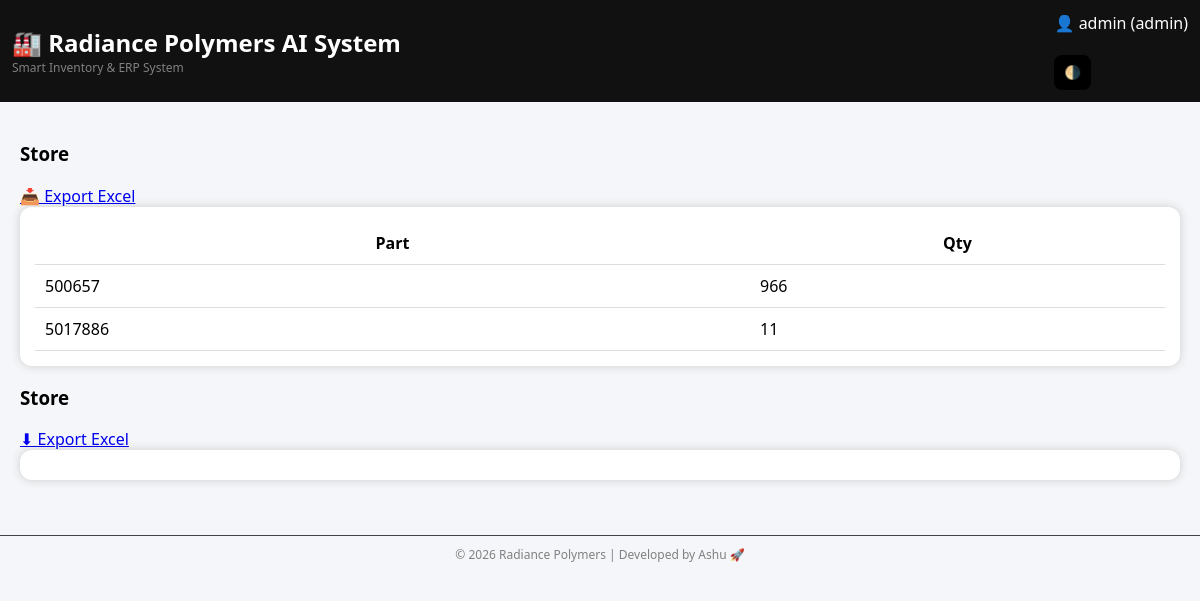
The app's page /store (signed in), older data.
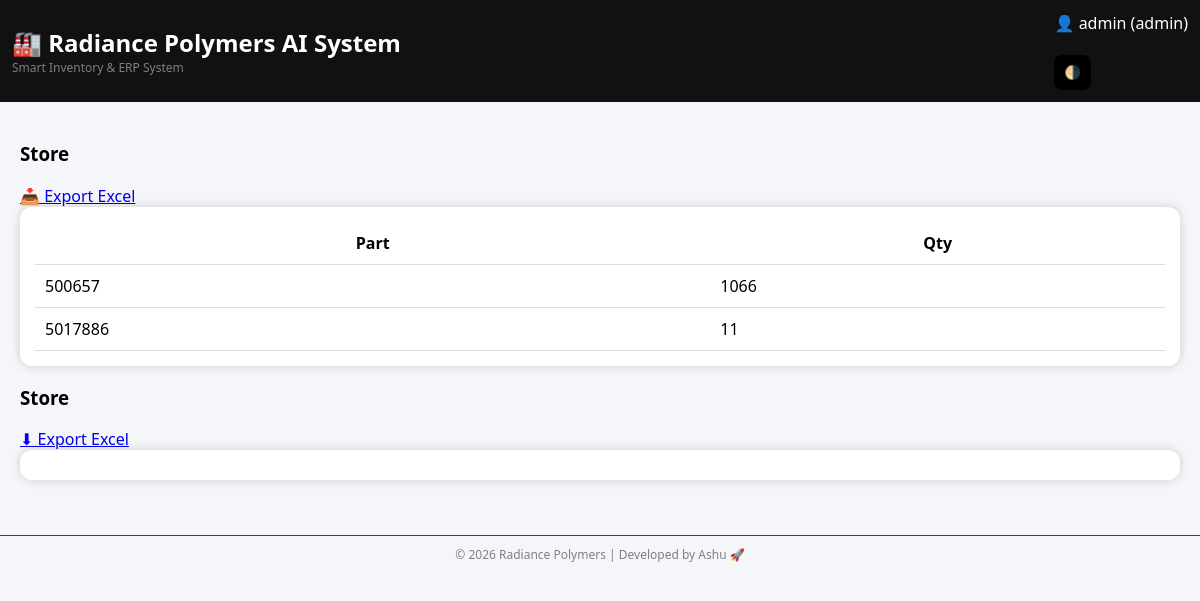
The same page, newer data.
### tables this page shows
CREATE TABLE stock(
    id INTEGER PRIMARY KEY, part TEXT UNIQUE, qty INTEGER DEFAULT 0, min_qty INTEGER DEFAULT 10);

### app.py (the view)
@app.route('/store')
def store():
    if session.get('role') not in ['admin', 'store']:
        return "Access Denied"
    conn = get_db()
    cur = conn.cursor()
    data = cur.execute("SELECT * FROM stock").fetchall()
    conn.close()
    return render_template("store.html", data=data)

### app.py (called while the page is built)
def get_db():
    conn = sqlite3.connect("erp.db", check_same_thread=False)
    conn.row_factory = sqlite3.Row
    return conn

### templates/store.html (shortened to what this page needs)
{% extends 'base.html' %}
{% block content %}
<h3>Store</h3>
<a href="/export">📥 Export Excel</a>
<div class="card">
<table>
<tr><th>Part</th><th>Qty</th></tr>
{% for i in data %}
<tr>
<td>{{ i['part'] }}</td>
<td>{{ i['qty'] }}</td>
</tr>
{% endfor %}
</table>
</div>
<h3>Store</h3>
<a href="/export_excel" class="btn">⬇ Export Excel</a>
<div class="card">
</div>
{% endblock %}

Row changes from the older to the newer data that the page shows:
changed stock (number 1 of 2 on the later page): qty "966" → "1066"
